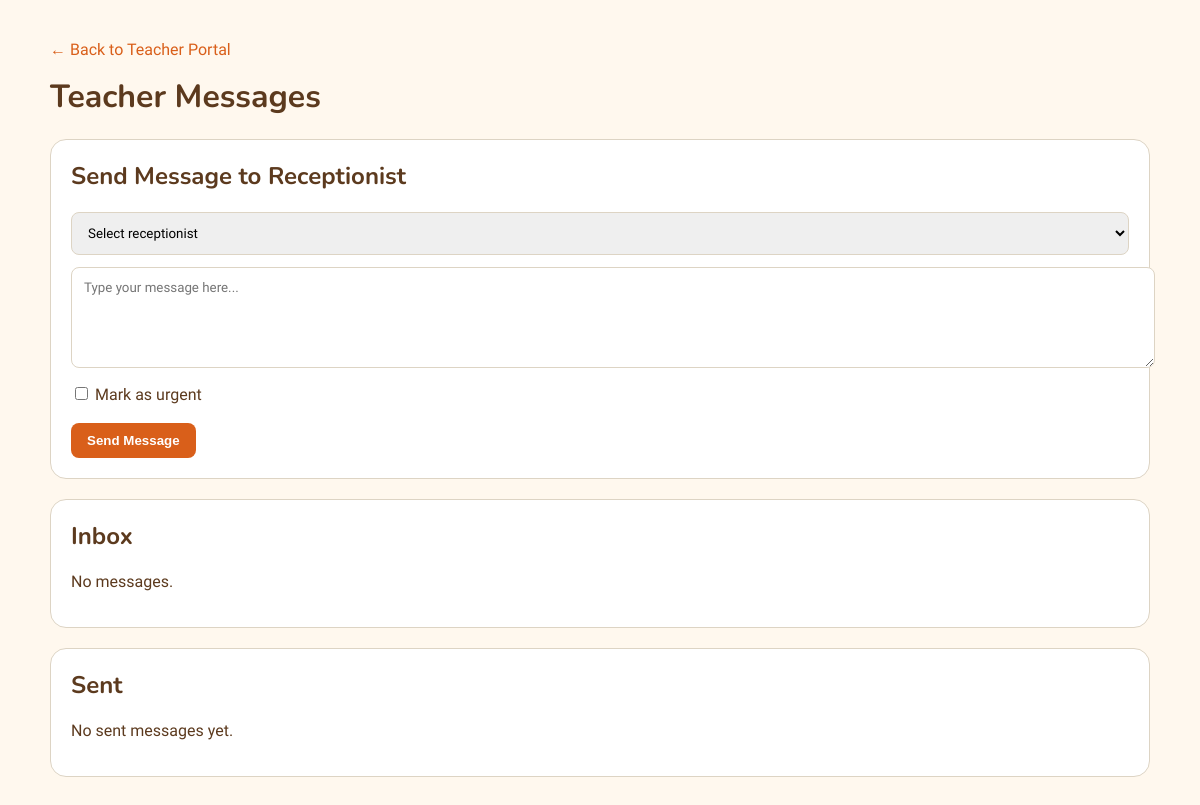
/messages/teacher/ (signed in), run on an earlier commit of the app's database.
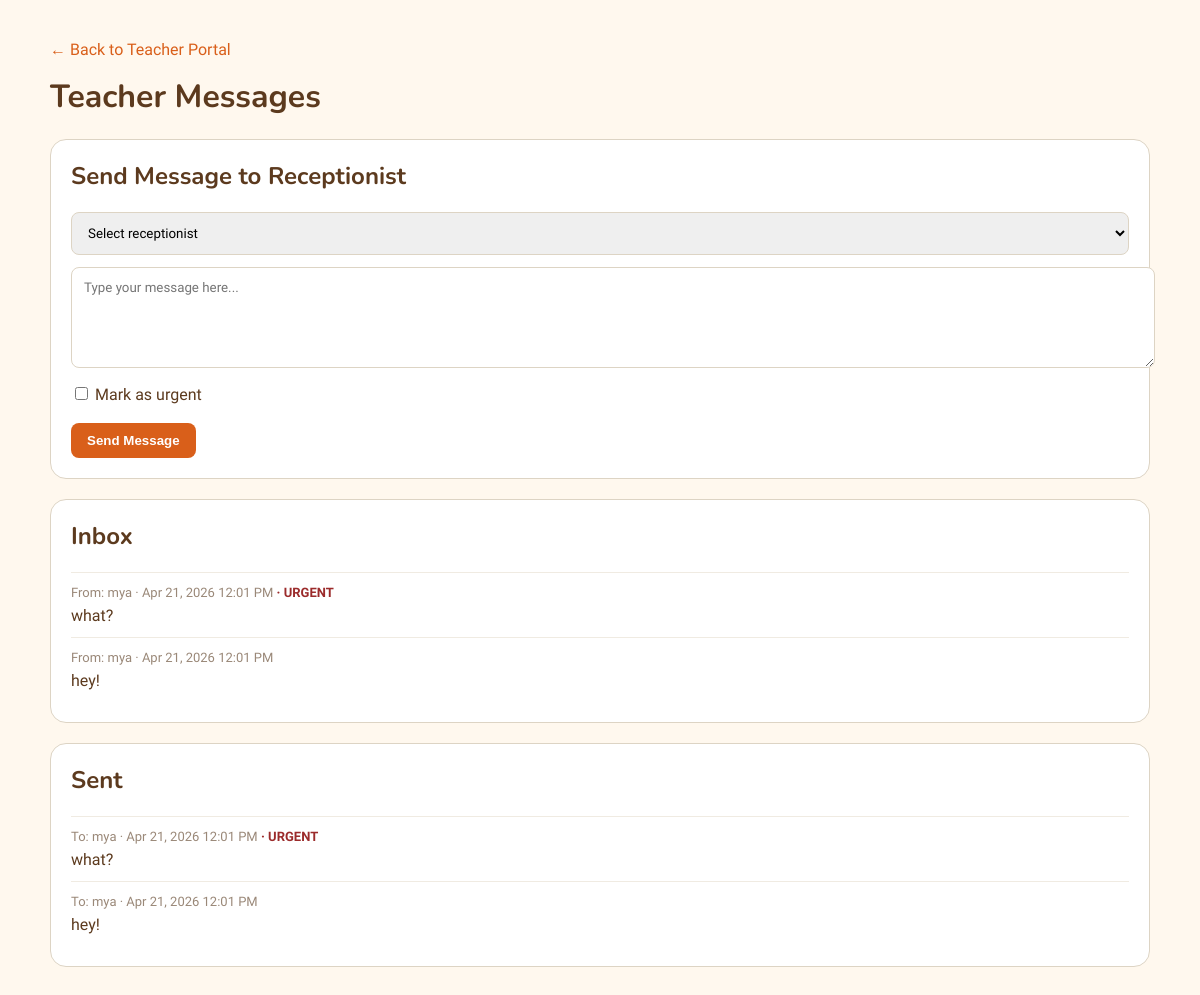
And on a later commit of the database.
### attendance/models.py (models this page shows, shortened)
class StaffMessage(models.Model):
    ROLE_CHOICES = [
        ("receptionist", "Receptionist"),
        ("teacher", "Teacher"),
    ]
    sender = models.ForeignKey(
        User,
        on_delete=models.CASCADE,
        related_name="sent_staff_messages"
    )
    recipient_user = models.ForeignKey(
        User,
        on_delete=models.CASCADE,
        related_name="received_staff_messages",
        null=True,
        blank=True
    )
    recipient_role = models.CharField(
        max_length=20,
        choices=ROLE_CHOICES,
        null=True,
        blank=True
    )
    classroom = models.ForeignKey(
        Classroom,
        on_delete=models.SET_NULL,
        null=True,
        blank=True
    )
    student = models.ForeignKey(
        Student,
        on_delete=models.SET_NULL,
        null=True,
        blank=True
    )
    body = models.TextField()
    is_urgent = models.BooleanField(default=False)
    created_at = models.DateTimeField(auto_now_add=True)
    read_at = models.DateTimeField(null=True, blank=True)
    class Meta:
        ordering = ["-created_at"]

### attendance/views.py (the view, shortened to what this page needs)
# urls.py: path("messages/teacher/", views.teacher_messages, name="teacher_messages"),
@login_required
@user_passes_test(is_teacher)
def teacher_messages(request):
    receptionist_users = User.objects.filter(groups__name="Receptionist").distinct().order_by("username")
    inbox_messages = StaffMessage.objects.select_related(
        "sender", "recipient_user", "classroom", "student"
    ).filter(
        recipient_user=request.user
    ).order_by("-created_at")
    unread_messages = inbox_messages.filter(read_at__isnull=True)
    unread_messages.update(read_at=timezone.now())
    sent_messages = StaffMessage.objects.select_related(
        "recipient_user"
    ).filter(
        sender=request.user
    ).order_by("-created_at")[:20]
    context = {
        "receptionist_users": receptionist_users,
        "inbox_messages": inbox_messages,
        "sent_messages": sent_messages,
    }
    return render(request, "attendance/teacher_messages.html", context)

### attendance/views.py (called while the page is built)
def is_teacher(user):
    return user.is_authenticated and user.groups.filter(name="Teacher").exists()

### attendance/templates/attendance/teacher_messages.html (shortened to what this page needs)
<!DOCTYPE html>
<html lang="en">
<head>
</head>
<body>
<div class="wrap">
    <p><a href="{% url 'teacher_home' %}">← Back to Teacher Portal</a></p>
    <h1>Teacher Messages</h1>
    <div class="card">
        <h2>Send Message to Receptionist</h2>
        <form method="post">
            <select name="recipient_user" required>
                <option value="">Select receptionist</option>
            </select>
            <textarea name="body" rows="5" placeholder="Type your message here..." required></textarea>
            <label>
                <input type="checkbox" name="is_urgent">
                Mark as urgent
            </label>
            <br><br>
            <button type="submit">Send Message</button>
        </form>
    </div>
    <div class="card">
        <h2>Inbox</h2>
        {% for msg in inbox_messages %}
            <div class="msg">
                <div class="meta">
                    From: {{ msg.sender.username }} · {{ msg.created_at|date:"M d, Y h:i A" }}
                    {% if msg.is_urgent %}<span class="urgent"> · URGENT</span>{% endif %}
                </div>
                <div>{{ msg.body }}</div>
            </div>
        {% empty %}
            <p>No messages.</p>
        {% endfor %}
    </div>
    <div class="card">
        <h2>Sent</h2>
        {% for msg in sent_messages %}
            <div class="msg">
                <div class="meta">
                    To: {{ msg.recipient_user.username|default:msg.recipient_role }} · {{ msg.created_at|date:"M d, Y h:i A" }}
                    {% if msg.is_urgent %}<span class="urgent"> · URGENT</span>{% endif %}
                </div>
                <div>{{ msg.body }}</div>
            </div>
        {% empty %}
            <p>No sent messages yet.</p>
        {% endfor %}
    </div>
</div>
</body>
</html>

What changed in the data, as far as the page shows it:
added StaffMessage: sender.username "mya", created_at "Apr 21, 2026 12:01 PM", is_urgent "· URGENT", body "what?", recipient_user.username "mya"
added StaffMessage: sender.username "mya", created_at "Apr 21, 2026 12:01 PM", body "hey!", recipient_user.username "mya"
Also different on the page:
text no longer shown: "No messages. No sent messages yet."
